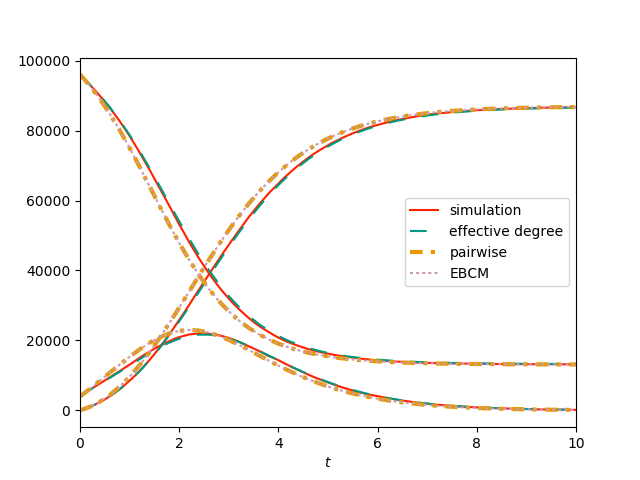

Source code (Python):
import networkx as nx
import EoN
from collections import defaultdict
import matplotlib.pyplot as plt
import scipy
import random

tau = 1.
gamma = 1.
N=10**5
colors = ['#5AB3E6','#FF2000','#009A80','#E69A00', '#CD9AB3', '#0073B3','#F0E442']

print('setting up')
G = nx.configuration_model([4]*N)

chosen = random.sample(range(N),int(0.01*N)) 
                            
initial_infecteds = set()

for node in chosen:
    for nbr in G.neighbors(node):
        initial_infecteds.add(nbr)

print('simulating')
t, S, I, R = EoN.fast_SIR(G, tau, gamma, initial_infecteds = initial_infecteds)
report_times = scipy.linspace(0,10,101)

S, I, R = EoN.subsample(report_times, t, S, I, R)

plt.plot(report_times, S, color =colors[1], label = 'simulation')
plt.plot(report_times, I, color = colors[1])
plt.plot(report_times, R, color = colors[1])

print('doing ODE models')
t, S, I, R = EoN.SIR_effective_degree_from_graph(G, tau, gamma, initial_infecteds=initial_infecteds, tmax = 10, tcount = 51)
plt.plot(t,S, color = colors[2], dashes = [6,6], label = 'effective degree')
plt.plot(t,I, color = colors[2], dashes = [6,6])
plt.plot(t,R, color = colors[2], dashes = [6,6])

t, S, I, R = EoN.SIR_heterogeneous_pairwise_from_graph(G, tau, gamma, initial_infecteds=initial_infecteds, tmax = 10, tcount = 51)
plt.plot(t, S, color = colors[3],  dashes = [3,2,1,2], linewidth=3, label = 'pairwise')
plt.plot(t, I, color = colors[3],  dashes = [3,2,1,2], linewidth=3)
plt.plot(t, R, color = colors[3],  dashes = [3,2,1,2], linewidth=3)  #, dashes = [6,3,2,3]


t, S, I, R = EoN.EBCM_from_graph(G, tau, gamma, initial_infecteds=initial_infecteds, tmax = 10, tcount =51)
plt.plot(t, S, ':', color = colors[4], label = 'EBCM')
plt.plot(t, I, ':', color = colors[4])
plt.plot(t, R, ':', color = colors[4])

plt.axis(xmax=10, xmin=0)
plt.xlabel('$t$')
plt.legend(loc = 'center right')
plt.savefig('fig7p2.png')
